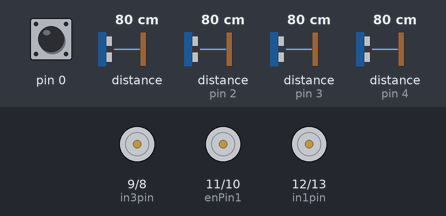
The sketch below on a simulated Arduino Uno, built with avr-gcc and run on an emulated ATmega328P. Shown: motor-driver pin pairs drawn as motors (green arrow = first pin HIGH = forward, orange = second pin HIGH = backward, longer = more drive). Wiring (inferred from the names in the program): 3 × ultrasonic range finder: trigger pin 5, echo pin 2 / trigger pin 6, echo pin 3 / trigger pin 7, echo pin 4. The inputs (shaded band) are chosen by the test bench; at power-on: distance to the obstacle (sensors on pin 2, pin 4, pin 3) 80 cm, pin 0 LOW, distance to the obstacle 80 cm. The echo pulse lasts 58.3 µs per cm.

Above: at 1.2 s.
1.3 s: distance to the obstacle (sensor on pin 2) set to 45 cm
7.2 s: distance to the obstacle (sensor on pin 2) set to 38 cm
At 12.9 s:
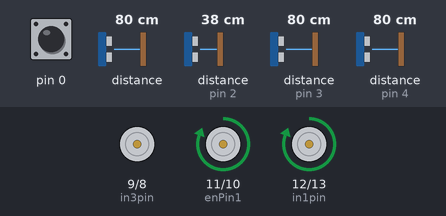
13.5 s: distance to the obstacle (sensor on pin 4) set to 9 cm
16.2 s: distance to the obstacle (sensor on pin 4) set to 6 cm
29.6 s: distance to the obstacle (sensor on pin 4) set to 18 cm
31.1 s: pin 0 pulsed HIGH 2 times (0.12 s each, 0.3 s apart)
At 31.8 s:
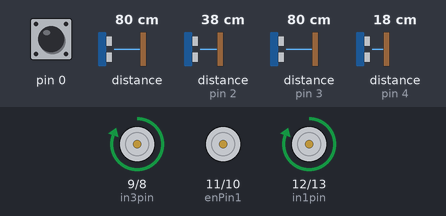
Timing chart, 0 to 34.1 s (numbered marks = the images above; inputs shaded):
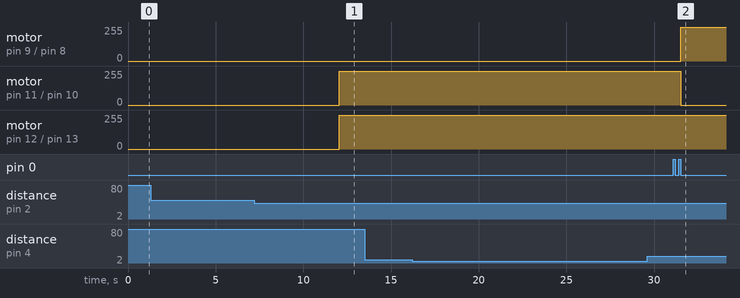

Measured:
- the behaviour switches between 43 and 42 cm on distance to the obstacle (sensor on pin 2) (found by bisection; images 0 and 1)
- after the input at 1.3 s, every drawn part: stays the same
- after the input at 7.2 s, motor on pin 11 (enPin1) / pin 10 (enPin2), motor on pin 12 (in1pin) / pin 13 (in2pin): stopped → forward 255/255 after 4.8 s
- after the input at 13.5 s, every drawn part: stays the same
- after the input at 29.6 s, every drawn part: stays the same
- after the input at 31.1 s, motor on pin 9 (in3pin) / pin 8 (in4pin): stopped → forward 255/255 after 0.42 s; motor on pin 11 (enPin1) / pin 10 (enPin2): forward 255/255 → stopped after 0.42 s

The sketch:

robot_h_bridge_kit.ino
```cpp
/*  Ultrasonic Sensor HC-SR04 + h-bridge
        Trig: Trigger (OUTPUT)
        Echo: Echo (INPUT)*/
// h bridge pins
const int enPin1 = 11;
const int in1pin = 12;
const int in2pin = LED_BUILTIN;
const int enPin2 = 10;
const int in3pin =  9;
const int in4pin =  8;

// sonic pins (0 = left, 1 = center, 2 = right)
const int echoPins[] = { 2, 3, 4, A0 }; //int echoPin = 9;    // Echo - Orange Jumper
const int trigPins[] = { 5, 6, 7, A1 }; //int trigPin = 8;    // Trig - Yellow Jumper

const int threshHold = 3;
const int backTime = 2000;
unsigned long previousMillis = 0;

void setup()
{
  for (int i = 0; i < 4; i++)
    pinMode(echoPins[i], INPUT);
  for (int i = 5; i < 14; i++)
    pinMode(i, OUTPUT);
  pinMode(trigPins[3], OUTPUT);
}

void loop()
{
  for (int i = 0; i < 3; i++)
  {
    if (testBlock(i))
    {
      switch (i)
      {
        case 0: // left of robot
          // left, right, delay, speed (0 - 255)
          // 0 = stop, 1 = forward, -1 = reverse
          runMotor(0, -1, backTime, 255);
          break;
        case 1: // center
          runMotor(-1, -1, backTime, 255);
          break;
        case 2: // right
          runMotor(-1, 0, backTime, 255);
          break;
        default:
          // never should get to this code.
          runMotor(0, 0, backTime, 255);
          break;
      }
    }
    else
    {
      runMotor(1, 1, 0, 255);
    }
  }
  //delay(250);
}

boolean testBlock(int sensor)
{
  long duration;
  int cm, inches;
  // The sensor is triggered by a HIGH pulse of 10 or more microseconds.
  // Give a short LOW pulse beforehand to ensure a clean HIGH pulse:
  digitalWrite(trigPins[sensor], LOW);
  delayMicroseconds(5);
  digitalWrite(trigPins[sensor], HIGH);
  delayMicroseconds(10);
  digitalWrite(trigPins[sensor], LOW);
  // Read the signal from the sensor: a HIGH pulse whose
  // duration is the time (in microseconds) from the sending
  // of the ping to the reception of its echo off of an object.
  pinMode(echoPins[sensor], INPUT);
  duration = pulseIn(echoPins[sensor], HIGH);
  // convert the time into a distance
  cm = duration / 58; //(duration/2) / 29.1;
  inches = (duration / 2) / 74; // 37
  return (inches < threshHold ? true : false);
}

void runMotor(int left, int right, int dur, int speed)
{
  unsigned long currentMillis = millis();
  switch (left)
  {
    case -1:
      if (currentMillis - previousMillis >= dur)
      {
        if (!testBlock(4))
        {
          // save the last time you blinked the LED
          previousMillis = currentMillis;
          analogWrite(enPin1, speed);
          digitalWrite(in1pin, LOW);
          digitalWrite(in2pin, HIGH);
        }
      }
      break;
    case 0:
      if (currentMillis - previousMillis >= dur)
      {
        if (!testBlock(4))
        {
          // save the last time you blinked the LED
          previousMillis = currentMillis;
          analogWrite(enPin1, speed);
          digitalWrite(in1pin, LOW);
          digitalWrite(in2pin, LOW);
        }
      }
      break;
    case 1:
      if (currentMillis - previousMillis >= dur)
      {
        if (!testBlock(4))
        {
          // save the last time you blinked the LED
          previousMillis = currentMillis;
          analogWrite(enPin1, speed);
          digitalWrite(in1pin, HIGH);
          digitalWrite(in2pin, LOW);
        }
      }
      break;
  }
  switch (right)
  {
    case -1:
      if (currentMillis - previousMillis >= dur)
      {
        if (!testBlock(4))
        {
          // save the last time you blinked the LED
          previousMillis = currentMillis;
          analogWrite(enPin2, speed);
          digitalWrite(in3pin, LOW);
          digitalWrite(in4pin, HIGH);
        }
      }
      break;
    case 0:
      if (currentMillis - previousMillis >= dur)
      {
        if (!testBlock(4))
        {
          // save the last time you blinked the LED
          previousMillis = currentMillis;
          analogWrite(enPin2, speed);
          digitalWrite(in3pin, LOW);
          digitalWrite(in4pin, LOW);
        }
      }
      break;
    case 1:
      if (currentMillis - previousMillis >= dur)
      {
        if (!testBlock(4))
        {
          // save the last time you blinked the LED
          previousMillis = currentMillis;
          analogWrite(enPin2, speed);
          digitalWrite(in3pin, HIGH);
          digitalWrite(in4pin, LOW);
        }
      }
      break;
  }
  //delay(dur);
}
```
